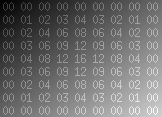
#> input picture python/src/main/resources/images/numbers.png, 162 x 117 px
$ python RemoveGradientBackground.py   (older library calls are emulated)
#> lines starting #> are read from the running program, lines starting #| are printed output that depends on the picture; after the words box and inside, x2 and y2 are one past the last pixel; in counts of white or black regions, pixels touching at a corner belong together
### python/src/main/python/myLibs/ImageProcessing/MorphologicalImageProcessing/structElement.py
import numpy as np
import math
from operator import itemgetter

# This function is used to construct a structuring element
# type can be either disc, square, diamond or line
# size should be a positive integer
# angle should be set when type=line
# The function return the structuring element as a list of coordinates
def build_as_list(type, size, angle):
    if (type  == 'disc'):
        strel = []

        for x in range(-size,size+1):
            for y in range(-size,size+1):
                if( (abs(x)-0.5)*(abs(x)-0.5) + (abs(y)-0.5)*(abs(y)-0.5) <= size*size ): # test if the point is on the disc
                    strel.append((y,x))

    elif (type == 'square'):
        strel = [(y,x) for x in range(-size, size+1) for y in range(-size, size+1)]

    elif (type == 'diamond'):
        strel = [(i,j) for i in range(-size,size+1) for j in range(-size+abs(i), size-abs(i)+1)]


    elif (type == 'line'):
        strel = []
        d=size
        a=angle

        #Make sur angle is between -90 and 90
        while (a > 90):
            a = a - 180
        while (a < -90):
            a = a + 180

        #If angle is over 45, we remove 90 and we will turn the result
        rot=0
        if (a>45):
            a = a-90
            rot=1
        elif (a<-45):
            a = a+90
            rot=3;

        #Angle to radians
        a=a*math.pi/180

        #Invert angle to so it depend of the bottom left corner (and not top left corener)
        a=-a

        #For lenth of line
        lx = int(math.ceil(d/math.sqrt(1+math.tan(a)*math.tan(a))))
        if(lx==0):
            lx = 1

        strel = []

        #Bresenham Algorithm
        for x in range(-lx,lx+1):
            y = math.tan(a)*x;
            strel.append((int(round(y)), x))

        if(rot>0):
            #Rotate line if necessary
            for i in range(0, len(strel)):
                strel[i] = (-strel[i][1], strel[i][0])

    else:
        assert(False), type+" is nod a valid structuring element type for this function."

    return strel


# This function is used to construct a structuring element
# type can be either disc, square, diamond or line
# size should be a positive integer
# angle should be set when type=line
# The function return the structuring element as an image
def build(type, size, angle):
    return toImage(build_as_list(type, size, angle))


# This function is used to build an image from a list of coordinates
def toImage(strel):
    max_i = max(strel, key=itemgetter(0))[0]
    min_i = min(strel, key=itemgetter(0))[0]
    max_j = max(strel, key=itemgetter(1))[1]
    min_j = min(strel, key=itemgetter(1))[1]


    #On alloue l'image de sortie
    image = np.zeros([max_i-min_i+1, max_j-min_j+1, 1], np.uint8)

    for (i,j) in strel:
        image[i+abs(min_i), j+abs(min_j)] = 255

    return image

### python/src/main/python/myLibs/ImageProcessing/MorphologicalImageProcessing/morpho.py
import cv2
import numpy as np
from src.main.python.myLibs.ImageProcessing.MorphologicalImageProcessing import structElement as strel

def displayImage(name,image):
    cv2.imshow(name, image)

# Implementation for learning purpose. Do not use
# [19 lines left out: function myErodeHandmade, not called in this run]

def myErode(image,struct):
    return cv2.erode(image,struct)

# Implementation for learning purpose. Do not use
# [8 lines left out: function myDilatHandmade, not called in this run]

def myDilat(image,struct):
    return cv2.dilate(image,struct)

def myGrad(image, struct):
    return myDilat(image,struct)-myErode(image,struct)

def myOpen(image, struct):
    return myDilat(myErode(image,struct),struct)

def myClose(image, struct):
    return myErode(myDilat(image,struct),struct)

def myCondDilat(imageM, imageI, struct):
    return np.minimum(cv2.dilate(imageM,struct), imageI)

def myCondErode(imageM, imageI, struct):
    return np.maximum(cv2.erode(imageM,struct), imageI)

# [25 lines left out: functions myReconInf, myReconSup, not called in this run]

def myReconOpen(imageI ,structOpen, structRecon) :
    return myReconInf(myOpen(imageI,structOpen),imageI,structRecon)

def myReconClose(imageI ,structOpen, structRecon) :
    return myReconSup(myClose(imageI,structOpen),imageI,structRecon)

# [90 lines left out: functions myHMax, myHMin, watersheds, not called in this run]

def myThreshold(image,threshold):
    tmp = np.copy(image)
    tmp[image<threshold]=0
    tmp[image>= threshold] = 255

    return tmp

# Count number of white distinct elements in a black and white image
# [28 lines left out: functions countElements, filterElementsOnEdge, not called in this run]

### python/src/main/python/usage/ImageProcessing/MorphologicalImageProcessing/RemoveGradientBackground.py
import cv2
from src.main.python.myLibs.ImageProcessing.MorphologicalImageProcessing import structElement as strel, morpho

imagePath = '../../../../resources/images/numbers.png'
image = cv2.imread(imagePath)
#> image is the input picture: shape (117, 162, 3); min 0, max 255, mean 111.1
morpho.displayImage("Original", image)

struct= strel.build("disc", 5, None)
open= morpho.myOpen(image, struct)
#> in myErode, `return cv2.erode(image,struct)`:
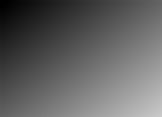
#> returned value: shape (117, 162, 3); min 0, max 202, mean 97.6
morpho.displayImage("Open", open)

image=image-open
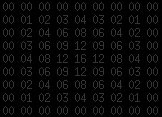
#> image: shape (117, 162, 3); min 0, max 54, mean 7.5

image = morpho.myThreshold(image,50)
#> in myThreshold, `tmp[image<threshold]=0`: tmp: shape (117, 162, 3); 4.32% of pixels changed, all inside (x1, y1, x2, y2) = (0, 0, 162, 117)
#> in myThreshold, `tmp[image>= threshold] = 255`:
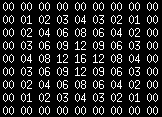
#> tmp: shape (117, 162, 3); 14.2% white in thin lines or dots

morpho.displayImage("Final Image", image)

key = cv2.waitKey(0)
#> (key Esc is pressed here)
cv2.destroyAllWindows()

$ run again, with python/src/main/resources/images/SaltPepper.png copied over python/src/main/resources/images/numbers.png
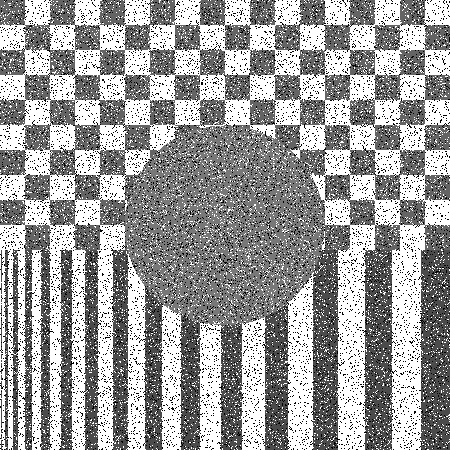
#> input picture python/src/main/resources/images/SaltPepper.png, 450 x 450 px
#> image is the input picture: shape (450, 450, 3); min 0, max 255, mean 156.3
#> in myDilat, `return cv2.dilate(image,struct)`:
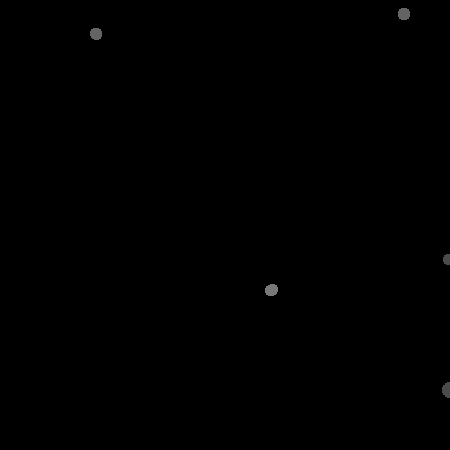
#> returned value: shape (450, 450, 3); min 0, max 120, mean 0.3
#> in myThreshold, `tmp[image>= threshold] = 255`:
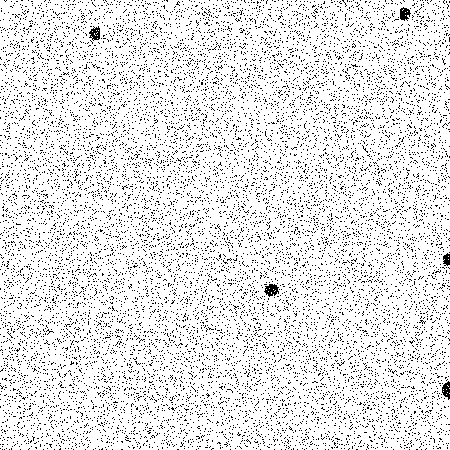
#> tmp: shape (450, 450, 3); 89.8% white; black in thin lines or dots
